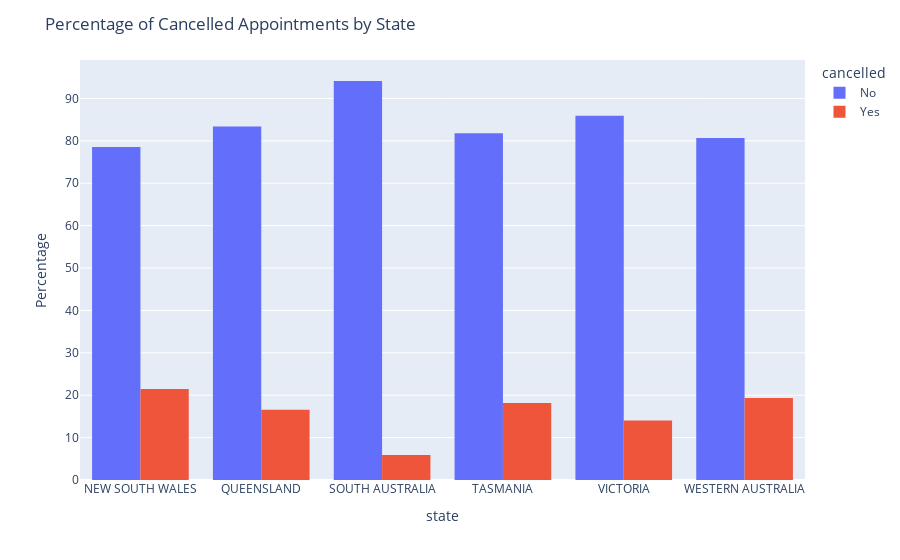

This figure's notebook cell:
### Code cell
demographics = final_df.groupby([final_df['state'].str.upper().str.strip(), 'cancelled']).size().reset_index(name='count')
demographics['percentage'] = demographics.groupby('state')['count'].transform(lambda x: x / x.sum() * 100)

fig = px.histogram(demographics, x="state", y="percentage", color='cancelled', 
                   labels={'percentage': 'Percentage'}, barmode='group')
fig.update_layout(
    yaxis_title="Percentage",
    title="Percentage of Cancelled Appointments by State",
    bargap=0.2
)
fig.show()

### Figure 1 — Plotly figure (JSON) as saved in the notebook; plotly's stock layout.template omitted (floating-point values rounded to 4 significant figures)
{"data": [{"alignmentgroup": "True", "bingroup": "x", "histfunc": "sum", "hovertemplate": "cancelled=No<br>state=%{x}<br>sum of Percentage=%{y}<extra></extra>", "legendgroup": "No", "marker": {"color": "#636efa", "pattern": {"shape": ""}}, "name": "No", "offsetgroup": "No", "orientation": "v", "showlegend": true, "type": "histogram", "x": ["NEW SOUTH WALES", "QUEENSLAND", "SOUTH AUSTRALIA", "TASMANIA", "VICTORIA", "WESTERN AUSTRALIA"], "xaxis": "x", "y": [78.55, 83.41, 94.12, 81.82, 85.94, 80.65], "yaxis": "y"}, {"alignmentgroup": "True", "bingroup": "x", "histfunc": "sum", "hovertemplate": "cancelled=Yes<br>state=%{x}<br>sum of Percentage=%{y}<extra></extra>", "legendgroup": "Yes", "marker": {"color": "#EF553B", "pattern": {"shape": ""}}, "name": "Yes", "offsetgroup": "Yes", "orientation": "v", "showlegend": true, "type": "histogram", "x": ["NEW SOUTH WALES", "QUEENSLAND", "SOUTH AUSTRALIA", "TASMANIA", "VICTORIA", "WESTERN AUSTRALIA"], "xaxis": "x", "y": [21.45, 16.59, 5.882, 18.18, 14.06, 19.35], "yaxis": "y"}], "layout": {"bargap": 0.2, "barmode": "group", "legend": {"title": {"text": "cancelled"}, "tracegroupgap": 0}, "margin": {"t": 60}, "title": {"text": "Percentage of Cancelled Appointments by State"}, "xaxis": {"anchor": "y", "domain": [0, 1], "title": {"text": "state"}}, "yaxis": {"anchor": "x", "domain": [0, 1], "title": {"text": "Percentage"}}}}
